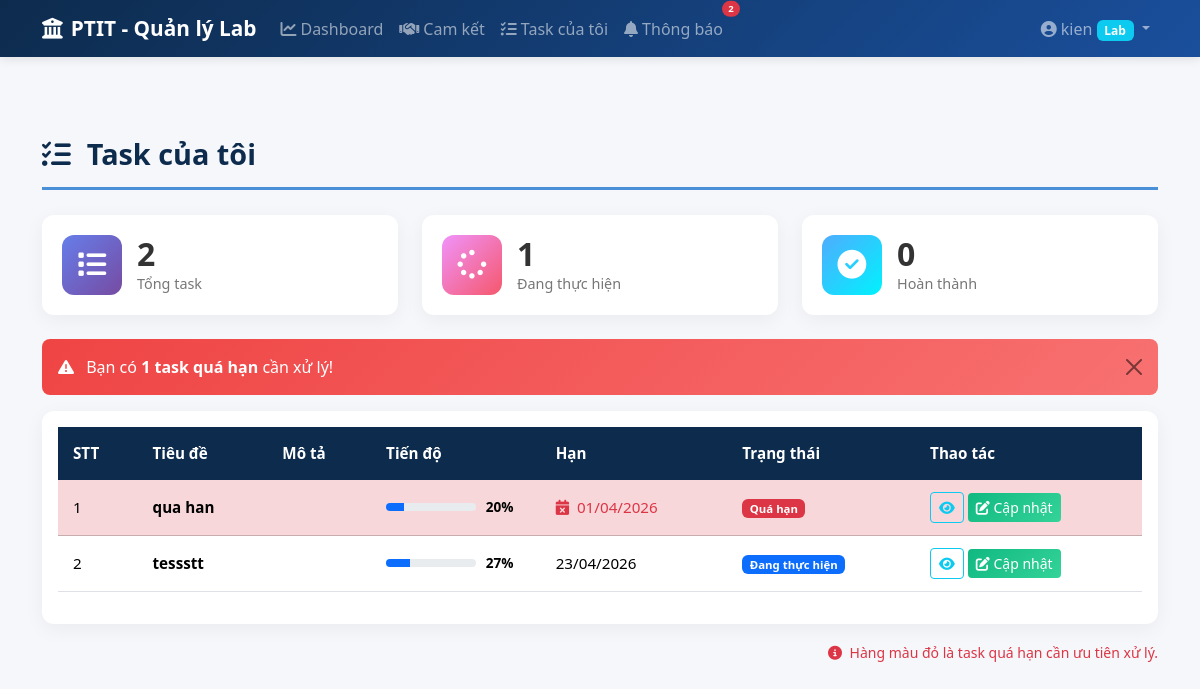
Page /my-tasks (signed in) on the committed database.
### models.py (models this page shows, shortened)
class User(UserMixin, db.Model):
    __tablename__ = 'users'
    id = db.Column(db.Integer, primary_key=True)
    username = db.Column(db.String(50), unique=True, nullable=False)
    password_hash = db.Column(db.String(200), nullable=False)
    role = db.Column(db.String(20), nullable=False)  # 'admin' or 'lab'
    lab_id = db.Column(db.Integer, db.ForeignKey('labs.id', ondelete='SET NULL'), nullable=True)
    def is_admin(self):
        return self.role == 'admin'

class Commitment(db.Model):
    __tablename__ = 'commitments'
    id = db.Column(db.Integer, primary_key=True)
    title = db.Column(db.String(200), nullable=False)
    description = db.Column(db.Text)
    lab_id = db.Column(db.Integer, db.ForeignKey('labs.id'), nullable=False)
    assigned_to = db.Column(db.Integer, db.ForeignKey('users.id'), nullable=True)  # User được giao
    start_date = db.Column(db.Date, nullable=False)
    deadline = db.Column(db.Date, nullable=False)
    progress = db.Column(db.Integer, default=0)  # 0-100
    status = db.Column(db.String(20), default='Mới')  # Mới, Đang thực hiện, Hoàn thành, Quá hạn
    created_by = db.Column(db.Integer, db.ForeignKey('users.id'))
    created_at = db.Column(db.DateTime, default=datetime.utcnow)
    updated_at = db.Column(db.DateTime, default=datetime.utcnow, onupdate=datetime.utcnow)
    creator = db.relationship('User', foreign_keys=[created_by], backref='commitments_created')
    assignee = db.relationship('User', foreign_keys=[assigned_to], backref='tasks_assigned')
    progress_updates = db.relationship('ProgressUpdate', backref='commitment', lazy=True, cascade='all, delete-orphan')

### app.py (the view)
@app.route('/my-tasks')
@login_required
def my_tasks():
    if current_user.is_admin():
        flash('Trang này dành cho user Lab.', 'info')
        return redirect(url_for('dashboard'))
    today = datetime.utcnow().date()
    my_tasks_list = Commitment.query.filter_by(assigned_to=current_user.id).order_by(Commitment.deadline.asc()).all()
    total = len(my_tasks_list)
    completed = len([t for t in my_tasks_list if t.status == 'Hoàn thành'])
    active = len([t for t in my_tasks_list if t.status == 'Đang thực hiện'])
    overdue = len([t for t in my_tasks_list if t.status == 'Quá hạn'])
    return render_template('my_tasks.html',
                           my_tasks=my_tasks_list,
                           total=total, completed=completed,
                           active=active, overdue=overdue,
                           today=today)

### app.py (called while the page is built)
@login_manager.user_loader
def load_user(user_id):
    return User.query.get(int(user_id))

@app.before_request
def csrf_protect():
    if request.method in ('POST', 'PUT', 'DELETE'):
        if request.endpoint == 'login':
            return
        token = request.form.get('_csrf_token') or request.headers.get('X-CSRF-Token')
        if not validate_csrf_token(token):
            flash('Yêu cầu không hợp lệ (CSRF token không đúng). Vui lòng thử lại.', 'danger')
            return redirect(request.referrer or url_for('dashboard'))

### templates/my_tasks.html (shortened to what this page needs)
{% extends "base.html" %}
{% block content %}
<h1 class="page-title">
    <i class="fas fa-tasks me-3"></i>Task của tôi
</h1>
<div class="row g-4 mb-4">
    <div class="col-md-4">
        <div class="stat-card stat-total">
            <div class="stat-icon"><i class="fas fa-list"></i></div>
            <div class="stat-info">
                <h3>{{ total }}</h3>
                <p>Tổng task</p>
            </div>
        </div>
    </div>
    <div class="col-md-4">
        <div class="stat-card stat-active">
            <div class="stat-icon"><i class="fas fa-spinner"></i></div>
            <div class="stat-info">
                <h3>{{ active }}</h3>
                <p>Đang thực hiện</p>
            </div>
        </div>
    </div>
    <div class="col-md-4">
        <div class="stat-card stat-completed">
            <div class="stat-icon"><i class="fas fa-check-circle"></i></div>
            <div class="stat-info">
                <h3>{{ completed }}</h3>
                <p>Hoàn thành</p>
            </div>
        </div>
    </div>
</div>
{% if overdue > 0 %}
<div class="alert alert-danger alert-dismissible fade show" role="alert">
    <i class="fas fa-exclamation-triangle me-2"></i>
    Bạn có <strong>{{ overdue }} task quá hạn</strong> cần xử lý!
    <button type="button" class="btn-close" data-bs-dismiss="alert"></button>
</div>
{% endif %}
<div class="card">
    <div class="card-body">
        <div class="table-responsive">
            <table class="table table-hover">
                <thead>
                    <tr>
                        <th>STT</th>
                        <th>Tiêu đề</th>
                        <th>Mô tả</th>
                        <th>Tiến độ</th>
                        <th>Hạn</th>
                        <th>Trạng thái</th>
                        <th>Thao tác</th>
                    </tr>
                </thead>
                <tbody>
                    {% for task in my_tasks %}
                    <tr class="{{ 'table-danger' if task.status == 'Quá hạn' else '' }}">
                        <td>{{ loop.index }}</td>
                        <td>
                            <strong>{{ task.title }}</strong>
                        </td>
                        <td>{{ task.description[:50] }}{% if task.description|length > 50 %}...{% endif %}</td>
                        <td style="min-width: 120px;">
                            <div class="progress-wrapper">
                                <div class="progress">
                                    <div class="progress-bar bg-{{ 'success' if task.progress >= 100 else 'primary' }}"
                                         style="width: {{ task.progress }}%">
                                    </div>
                                </div>
                                <span class="progress-text">{{ task.progress }}%</span>
                            </div>
                        </td>
                        <td>
                            {% if task.deadline < today %}
                            <span class="text-danger">
                                <i class="fas fa-calendar-times me-1"></i>
                                {{ task.deadline.strftime('%d/%m/%Y') }}
                            </span>
                            {% else %}
                            {{ task.deadline.strftime('%d/%m/%Y') }}
                            {% endif %}
                        </td>
                        <td>
                            {% if task.status == 'Hoàn thành' %}
                            <span class="badge bg-success">{{ task.status }}</span>
                            {% elif task.status == 'Quá hạn' %}
                            <span class="badge bg-danger">{{ task.status }}</span>
                            {% elif task.status == 'Đang thực hiện' %}
                            <span class="badge bg-primary">{{ task.status }}</span>
                            {% else %}
                            <span class="badge bg-secondary">{{ task.status }}</span>
                            {% endif %}
                        </td>
                        <td>
                            <a href="{{ url_for('commitments_detail', commitment_id=task.id) }}"
                               class="btn btn-sm btn-outline-info">
                                <i class="fas fa-eye"></i>
                            </a>
                            <a href="{{ url_for('progress_update', commitment_id=task.id) }}"
                               class="btn btn-sm btn-success">
                                <i class="fas fa-edit"></i> Cập nhật
                            </a>
                        </td>
                    </tr>
                    {% endfor %}
                </tbody>
            </table>
        </div>
    </div>
</div>
{% if overdue > 0 %}
<div class="mt-3 text-end">
    <small class="text-danger">
        <i class="fas fa-info-circle me-1"></i>
        Hàng màu đỏ là task quá hạn cần ưu tiên xử lý.
    </small>
</div>
{% endif %}
{% endblock %}

### templates/base.html (shortened to what this page needs)
<!DOCTYPE html>
<html lang="vi">
<head>
    <link href="https://cdn.jsdelivr.net/npm/bootstrap@5.3.2/dist/css/bootstrap.min.css" rel="stylesheet">
    <link href="https://cdnjs.cloudflare.com/ajax/libs/font-awesome/6.5.1/css/all.min.css" rel="stylesheet">
    <link href="https://cdn.jsdelivr.net/npm/bootstrap-icons@1.11.2/font/bootstrap-icons.css" rel="stylesheet">
    <link href="{{ url_for('static', filename='css/style.css') }}" rel="stylesheet">
</head>
<body>
    {% if current_user.is_authenticated %}
    <nav class="navbar navbar-expand-lg navbar-dark bg-ptit">
        <div class="container">
            <a class="navbar-brand" href="{{ url_for('dashboard') }}">
                <i class="fas fa-university me-2"></i>PTIT - Quản lý Lab
            </a>
            <div class="collapse navbar-collapse" id="navbarNav">
                <ul class="navbar-nav me-auto">
                    <li class="nav-item">
                        <a class="nav-link" href="{{ url_for('dashboard') }}">
                            <i class="fas fa-chart-line me-1"></i>Dashboard
                        </a>
                    </li>
                    <li class="nav-item">
                        <a class="nav-link" href="{{ url_for('commitments_list') }}">
                            <i class="fas fa-handshake me-1"></i>Cam kết
                        </a>
                    </li>
                    {% if not current_user.is_admin() %}
                    <li class="nav-item">
                        <a class="nav-link" href="{{ url_for('my_tasks') }}">
                            <i class="fas fa-tasks me-1"></i>Task của tôi
                        </a>
                    </li>
                    {% endif %}
                    <li class="nav-item">
                        <a class="nav-link position-relative" href="{{ url_for('notifications') }}">
                            <i class="fas fa-bell me-1"></i>Thông báo
                            <span id="notif-badge" class="position-absolute top-0 start-100 translate-middle badge rounded-pill bg-danger"
                                  style="font-size:0.6em; display:none;">
                            </span>
                        </a>
                    </li>
                </ul>
                <ul class="navbar-nav">
                    <li class="nav-item dropdown">
                        <a class="nav-link dropdown-toggle" href="#" data-bs-toggle="dropdown">
                            <i class="fas fa-user-circle me-1"></i>{{ current_user.username }}
                            {% if current_user.is_admin() %}
                            <span class="badge bg-warning text-dark">Admin</span>
                            {% else %}
                            <span class="badge bg-info">Lab</span>
                            {% endif %}
                        </a>
                    </li>
                </ul>
            </div>
        </div>
    </nav>
    {% endif %}
    <main class="{% if current_user.is_authenticated %}main-content{% endif %}">
        <div class="container">
            {% block content %}{% endblock %}
        </div>
    </main>
</body>
</html>

### static/css/style.css (style rules this page uses)
:root { --ptit-blue: #1a4f9c; --ptit-light-blue: #4a90d9; --ptit-dark: #0d2b4d; }
body { background-color: #f5f7fa; font-family: 'Segoe UI', Tahoma, Geneva, Verdana, sans-serif; min-height: 100vh; }
.main-content { padding-top: 80px; padding-bottom: 40px; }
.navbar.bg-ptit { background: linear-gradient(135deg, var(--ptit-dark) 0%, var(--ptit-blue) 100%); box-shadow: 0 2px 10px rgba(0,0,0,0.1); }
.navbar-brand { font-weight: 700; font-size: 1.3rem; }
.nav-link { font-weight: 500; transition: all 0.3s; }
.page-title { font-size: 1.8rem; font-weight: 700; color: var(--ptit-dark); margin-bottom: 25px; padding-bottom: 15px; border-bottom: 3px solid var(--ptit-light-blue); }
.stat-card { background: white; border-radius: 12px; padding: 20px; display: flex; align-items: center; gap: 15px; box-shadow: 0 5px 20px rgba(0,0,0,0.05); transition: transform 0.3s, box-shadow 0.3s; }
.stat-icon { width: 60px; height: 60px; border-radius: 12px; display: flex; align-items: center; justify-content: center; font-size: 1.8rem; }
.stat-icon i { color: white; }
.stat-total .stat-icon { background: linear-gradient(135deg, #667eea, #764ba2); }
.stat-active .stat-icon { background: linear-gradient(135deg, #f093fb, #f5576c); }
.stat-completed .stat-icon { background: linear-gradient(135deg, #4facfe, #00f2fe); }
.stat-info h3 { font-size: 2rem; font-weight: 700; margin: 0; color: #333; }
.stat-info p { margin: 0; color: #777; font-size: 0.9rem; }
.table { font-size: 0.95rem; }
.table thead th { background-color: var(--ptit-dark); color: white; font-weight: 600; border: none; padding: 15px; }
.table tbody td { vertical-align: middle; padding: 12px 15px; }
.progress-wrapper { display: flex; align-items: center; gap: 10px; }
.progress-wrapper .progress { flex: 1; height: 8px; border-radius: 4px; }
.progress-wrapper .progress-text { font-size: 0.85rem; font-weight: 600; min-width: 40px; }
.card { border: none; border-radius: 12px; box-shadow: 0 5px 20px rgba(0,0,0,0.05); }
.btn-success { background: linear-gradient(135deg, #10b981, #34d399); border: none; }
.alert { border: none; border-radius: 8px; }
.alert-danger { background: linear-gradient(135deg, #ef4444, #f87171); color: white; }

### rows in the picture
User: username "kien"
Commitment: title "qua han", progress "20", deadline "01/04/2026", status "Quá hạn"
Commitment: title "tessstt", progress "27", deadline "23/04/2026", status "Đang thực hiện"

### other values in the picture
{{ total }} "2"
{{ active }} "1"
{{ completed }} "0"
{{ overdue }} "1"
